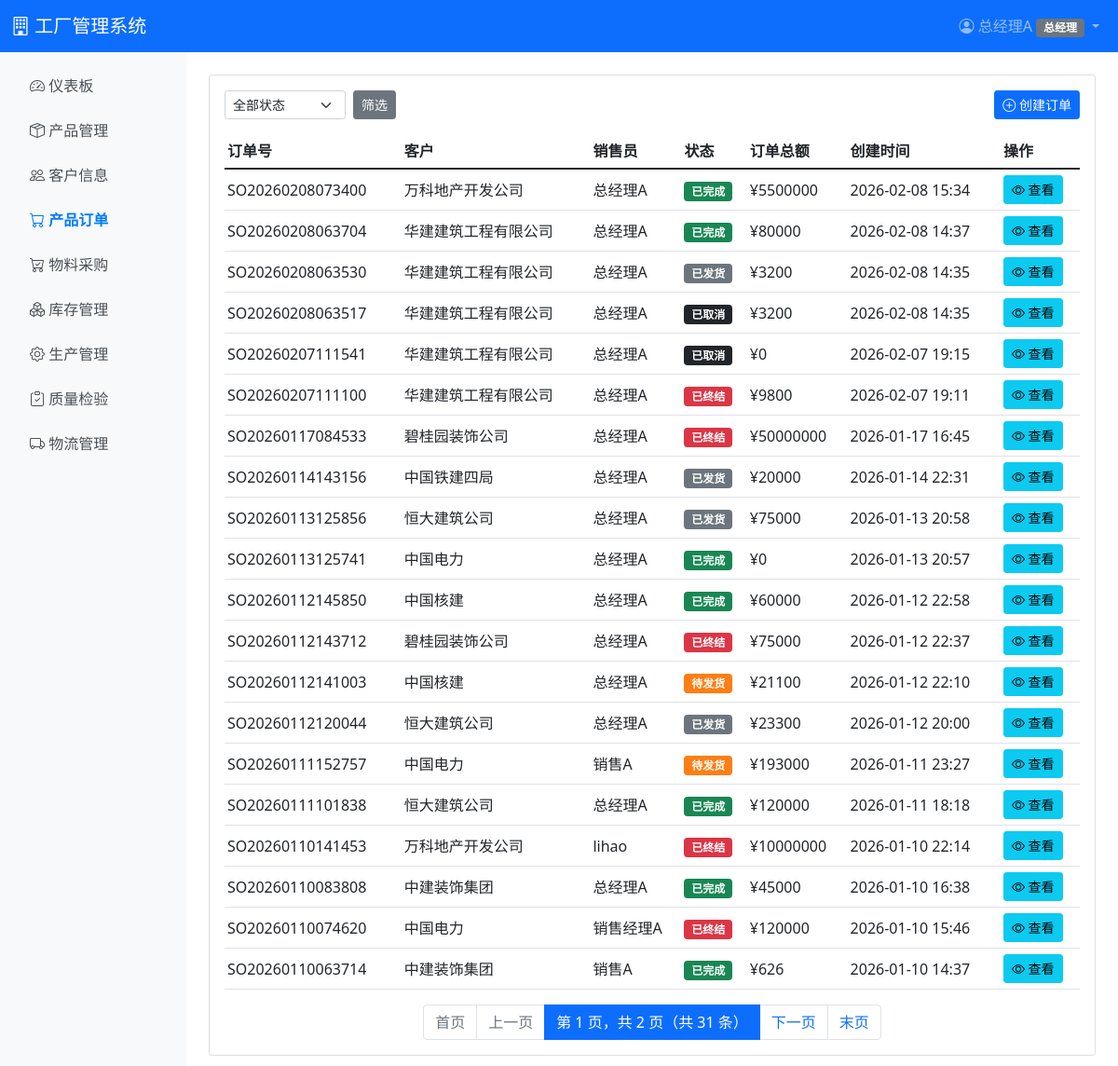
The page /sales/orders/ (signed in) on the database as committed earlier.
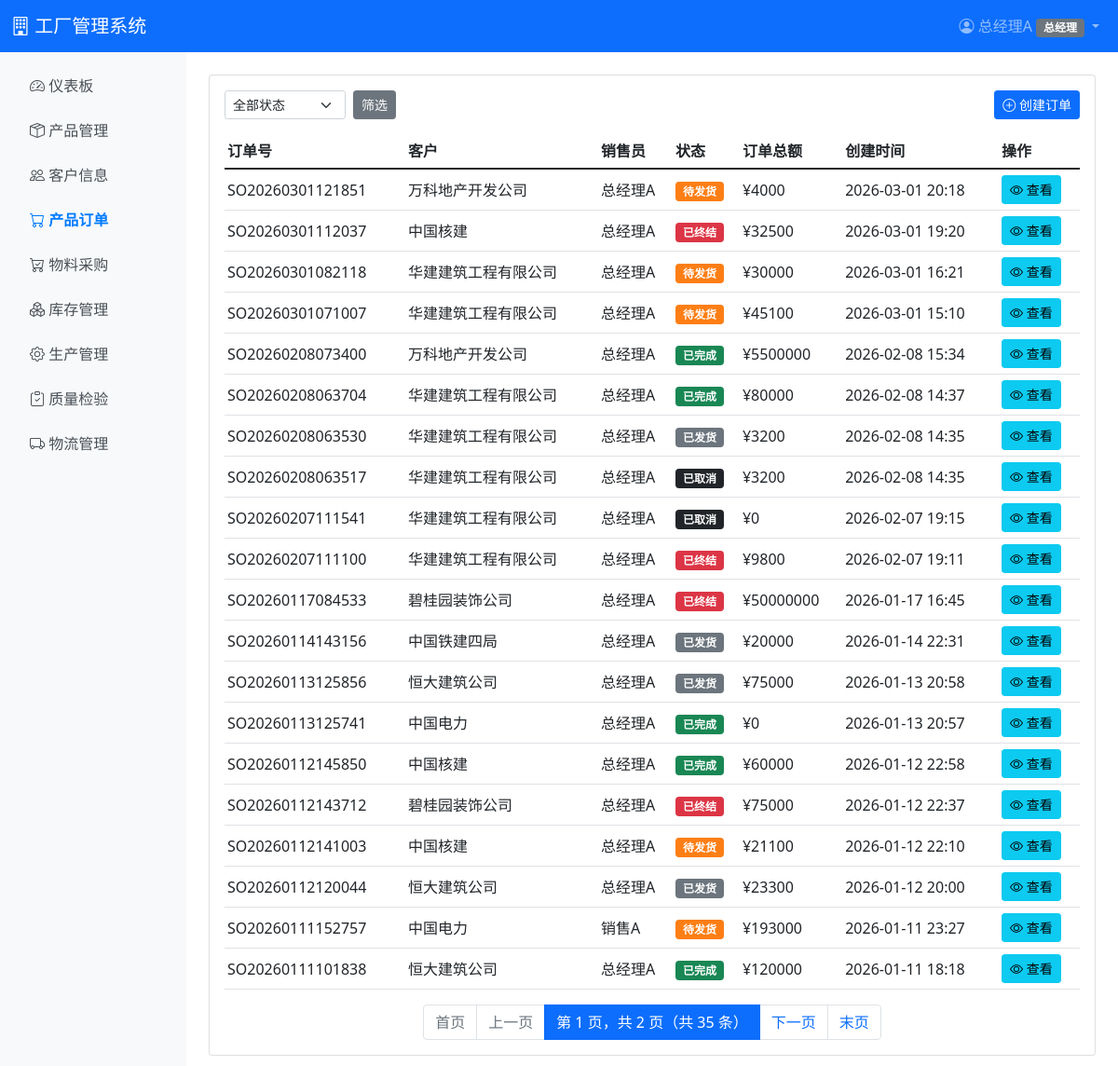
The same page on the database as committed later.
### sales/models.py (models this page shows, shortened)
class SalesOrder(models.Model):
    STATUS_CHOICES = [
        ('pending', '待审批'),
        ('approved', '已审批'),
        ('ceo_pending', '待总经理审批'),
        ('ceo_approved', '总经理已审批'),
        ('rejected', '已退回'),
        ('in_production', '生产中'),
        ('ready_to_ship', '待发货'),
        ('shipped', '已发货'),
        ('completed', '已完成'),
        ('cancelled', '已取消'),
        ('terminated', '已终结'),
    ]
    order_no = models.CharField(max_length=50, unique=True, verbose_name='订单号')
    customer = models.ForeignKey(Customer, on_delete=models.PROTECT, verbose_name='客户')
    salesperson = models.ForeignKey('auth.User', on_delete=models.PROTECT, related_name='sales_orders', verbose_name='销售员')
    status = models.CharField(max_length=20, choices=STATUS_CHOICES, default='pending', verbose_name='状态')
    total_amount = models.DecimalField(max_digits=12, decimal_places=2, default=0, verbose_name='订单总额')
    delivery_date = models.DateField(null=True, blank=True, verbose_name='交付日期')
    reserve_inventory = models.BooleanField(default=True, verbose_name='锁定库存')
    manual_batch_allocation = models.BooleanField(default=False, verbose_name='手动分配批次')
    approved_by = models.ForeignKey('auth.User', on_delete=models.SET_NULL, null=True, blank=True, related_name='approved_orders', verbose_name='审批人')
    approved_at = models.DateTimeField(null=True, blank=True, verbose_name='审批时间')
    ceo_approved_by = models.ForeignKey('auth.User', on_delete=models.SET_NULL, null=True, blank=True, related_name='ceo_approved_orders', verbose_name='总经理审批人')
    ceo_approved_at = models.DateTimeField(null=True, blank=True, verbose_name='总经理审批时间')
    rejected_by = models.ForeignKey('auth.User', on_delete=models.SET_NULL, null=True, blank=True, related_name='rejected_orders', verbose_name='退回人')
    rejected_at = models.DateTimeField(null=True, blank=True, verbose_name='退回时间')
    reject_reason = models.TextField(blank=True, verbose_name='退回原因')
    terminated_by = models.ForeignKey('auth.User', on_delete=models.SET_NULL, null=True, blank=True, related_name='terminated_orders', verbose_name='终结人')
    terminated_at = models.DateTimeField(null=True, blank=True, verbose_name='终结时间')
    terminate_reason = models.TextField(blank=True, verbose_name='终结原因')
    remark = models.TextField(blank=True, verbose_name='备注')
    created_at = models.DateTimeField(auto_now_add=True, verbose_name='创建时间')
    updated_at = models.DateTimeField(auto_now=True, verbose_name='更新时间')
    class Meta:
        verbose_name = '产品订单'
        verbose_name_plural = '产品订单'
        ordering = ['-created_at']

class Customer(models.Model):
    CREDIT_LEVEL_CHOICES = [
        ('A', 'A级（优秀）'),
        ('B', 'B级（良好）'),
        ('C', 'C级（一般）'),
        ('D', 'D级（较差）'),
    ]
    EDIT_STATUS_CHOICES = [
        ('none', '无编辑申请'),
        ('pending', '待审批'),
        ('approved', '已审批'),
        ('rejected', '已拒绝'),
    ]
    DELETE_STATUS_CHOICES = [
        ('none', '无删除申请'),
        ('pending', '待审批'),
        ('approved', '已审批'),
        ('rejected', '已拒绝'),
    ]
    name = models.CharField(max_length=200, unique=True, verbose_name='客户名称')
    contact_person = models.CharField(max_length=100, verbose_name='联系人')
    phone = models.CharField(max_length=20, verbose_name='联系电话')
    address = models.TextField(verbose_name='地址')
    credit_level = models.CharField(max_length=1, choices=CREDIT_LEVEL_CHOICES, default='C', verbose_name='信用等级')
    created_by = models.ForeignKey('auth.User', on_delete=models.SET_NULL, null=True, blank=True, related_name='created_customers', verbose_name='负责人')
    created_at = models.DateTimeField(auto_now_add=True, verbose_name='创建时间')
    updated_at = models.DateTimeField(auto_now=True, verbose_name='更新时间')
    edit_status = models.CharField(max_length=20, choices=EDIT_STATUS_CHOICES, default='none', verbose_name='编辑审批状态')
    edit_pending_data = models.TextField(blank=True, verbose_name='待审批编辑数据')
    edit_reason = models.TextField(blank=True, verbose_name='编辑原因')
    edit_requested_by = models.ForeignKey('auth.User', on_delete=models.SET_NULL, null=True, blank=True, related_name='customer_edit_requests', verbose_name='编辑申请人')
    edit_requested_at = models.DateTimeField(null=True, blank=True, verbose_name='编辑申请时间')
    edit_approved_by = models.ForeignKey('auth.User', on_delete=models.SET_NULL, null=True, blank=True, related_name='approved_customer_edits', verbose_name='编辑审批人')
    edit_approved_at = models.DateTimeField(null=True, blank=True, verbose_name='编辑审批时间')
    edit_reject_reason = models.TextField(blank=True, verbose_name='编辑拒绝原因')
    delete_status = models.CharField(max_length=20, choices=DELETE_STATUS_CHOICES, default='none', verbose_name='删除审批状态')
    delete_reason = models.TextField(blank=True, verbose_name='删除原因')
    delete_requested_by = models.ForeignKey('auth.User', on_delete=models.SET_NULL, null=True, blank=True, related_name='customer_delete_requests', verbose_name='删除申请人')
    delete_requested_at = models.DateTimeField(null=True, blank=True, verbose_name='删除申请时间')
    delete_approved_by = models.ForeignKey('auth.User', on_delete=models.SET_NULL, null=True, blank=True, related_name='approved_customer_deletes', verbose_name='删除审批人')
    delete_approved_at = models.DateTimeField(null=True, blank=True, verbose_name='删除审批时间')
    delete_reject_reason = models.TextField(blank=True, verbose_name='删除拒绝原因')
    is_deleted = models.BooleanField(default=False, verbose_name='是否已删除（软删除）')
    class Meta:
        verbose_name = '客户'
        verbose_name_plural = '客户'
        ordering = ['-created_at']

### sales/views.py (the view)
# urls.py: path('orders/', views.order_list, name='order_list'),
@login_required
@role_required('sales', 'sales_mgr', 'warehouse', 'ceo')
def order_list(request):
    orders = SalesOrder.objects.select_related('customer', 'salesperson').all()
    if request.user.profile.role == 'sales':
        orders = orders.filter(salesperson=request.user)
    status_filter = request.GET.get('status', '')
    if status_filter:
        orders = orders.filter(status=status_filter)
    paginator = Paginator(orders, 20)  # 每页20条
    page_number = request.GET.get('page')
    page_obj = paginator.get_page(page_number)
    extra_params = ''
    if status_filter:
        extra_params = f'status={status_filter}'
    context = {
        'orders': page_obj,
        'status_filter': status_filter,
        'extra_params': extra_params,
    }
    return render(request, 'sales/order_list.html', context)

### accounts/templatetags/permission_tags.py (called while the page is built)
@register.filter
def num(value, max_decimals=4):
    if value is None:
        return ''
    try:
        d = Decimal(str(value))
    except (InvalidOperation, TypeError, ValueError):
        return value
    try:
        max_d = int(max_decimals)
        if max_d < 0:
            max_d = 4
    except (TypeError, ValueError):
        max_d = 4
    d = round(d, max_d)
    if d == d.to_integral_value():
        return str(int(d))
    return format(d, f'.{max_d}f').rstrip('0').rstrip('.')

### templates/sales/order_list.html (shortened to what this page needs)
{% extends 'base.html' %}
{% load permission_tags %}
{% block content %}
<div class="card">
    <div class="card-body">
        <div class="d-flex justify-content-between align-items-center flex-wrap gap-2 mb-3">
            <form method="get" class="d-flex align-items-center flex-wrap gap-2">
                <select name="status" class="form-select form-select-sm" style="width: auto;">
                    <option value="">全部状态</option>
                </select>
                <button type="submit" class="btn btn-secondary btn-sm">筛选</button>
            </form>
            {% if user.profile.role == 'sales' or user.profile.role == 'sales_mgr' or user.profile.role == 'ceo' %}
            <a href="{% url 'sales:order_create' %}" class="btn btn-primary btn-sm">
                <i class="bi bi-plus-circle"></i> 创建订单
            </a>
            {% endif %}
        </div>
        <div class="table-responsive">
            <table class="table table-hover table-sm">
                <thead>
                    <tr>
                        <th>订单号</th>
                        <th>客户</th>
                        <th>销售员</th>
                        <th>状态</th>
                        <th>订单总额</th>
                        <th>创建时间</th>
                        <th>操作</th>
                    </tr>
                </thead>
                <tbody>
                    {% for order in orders %}
                    <tr>
                        <td>{{ order.order_no }}</td>
                        <td>{{ order.customer.name }}</td>
                        <td>{{ order.salesperson.username }}</td>
                        <td>
                            {% if order.status == 'pending' %}
                            <span class="badge bg-warning">待审批</span>
                            {% elif order.status == 'approved' %}
                            <span class="badge bg-info">已审批</span>
                            {% elif order.status == 'ceo_pending' %}
                            <span class="badge bg-warning">待总经理审批</span>
                            {% elif order.status == 'ceo_approved' %}
                            <span class="badge bg-info">总经理已审批</span>
                            {% elif order.status == 'rejected' %}
                            <span class="badge bg-danger">已退回</span>
                            {% elif order.status == 'in_production' %}
                            <span class="badge bg-primary">生产中</span>
                            {% elif order.status == 'ready_to_ship' %}
                            <span class="badge" style="background-color: #fd7e14;">待发货</span>
                            {% elif order.status == 'shipped' %}
                            <span class="badge bg-secondary">已发货</span>
                            {% elif order.status == 'completed' %}
                            <span class="badge bg-success">已完成</span>
                            {% elif order.status == 'cancelled' %}
                            <span class="badge bg-dark">已取消</span>
                            {% elif order.status == 'terminated' %}
                            <span class="badge bg-danger">已终结</span>
                            {% endif %}
                        </td>
                        <td>¥{{ order.total_amount|num }}</td>
                        <td>{{ order.created_at|date:"Y-m-d H:i" }}</td>
                        <td>
                            <a href="{% url 'sales:order_detail' order.pk %}" class="btn btn-sm btn-info">
                                <i class="bi bi-eye"></i> 查看
                            </a>
                        </td>
                    </tr>
                    {% empty %}
                    <tr>
                        <td colspan="7" class="text-center text-muted">暂无订单</td>
                    </tr>
                    {% endfor %}
                </tbody>
            </table>
        </div>
        {% include 'includes/pagination.html' with page_obj=orders extra_params=extra_params %}
    </div>
</div>
{% endblock %}

Rows that differ between the two databases and show on the page:
no longer on this page (row unchanged): SalesOrder: order_no "SO20260110141453", customer.name "万科地产开发公司", salesperson.username "lihao", status "已终结", total_amount|num "10000000", created_at "2026-01-10 22:14"
no longer on this page (row unchanged): SalesOrder: order_no "SO20260110083808", customer.name "中建装饰集团", salesperson.username "总经理A", status "已完成", total_amount|num "45000", created_at "2026-01-10 16:38"
no longer on this page (row unchanged): SalesOrder: order_no "SO20260110074620", customer.name "中国电力", salesperson.username "销售经理A", status "已终结", total_amount|num "120000", created_at "2026-01-10 15:46"
no longer on this page (row unchanged): SalesOrder: order_no "SO20260110063714", customer.name "中建装饰集团", salesperson.username "销售A", status "已完成", total_amount|num "626", created_at "2026-01-10 14:37"
added SalesOrder: order_no "SO20260301121851", customer.name "万科地产开发公司", salesperson.username "总经理A", status "待发货", total_amount|num "4000", created_at "2026-03-01 20:18"
added SalesOrder: order_no "SO20260301112037", customer.name "中国核建", salesperson.username "总经理A", status "已终结", total_amount|num "32500", created_at "2026-03-01 19:20"
added SalesOrder: order_no "SO20260301082118", customer.name "华建建筑工程有限公司", salesperson.username "总经理A", status "待发货", total_amount|num "30000", created_at "2026-03-01 16:21"
added SalesOrder: order_no "SO20260301071007", customer.name "华建建筑工程有限公司", salesperson.username "总经理A", status "待发货", total_amount|num "45100", created_at "2026-03-01 15:10"
Other text that changed with them:
{{ page_obj.paginator.count }}: "31" → "35"
